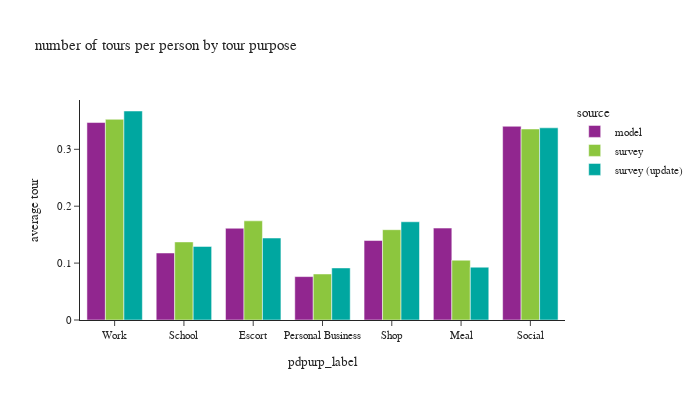

The cell this chart's notebook holds for it:
### Code cell
def plot_segment(df, tour_group_var,person_group_var,title_name):

    # df_plot
    fig = px.bar(df, x=tour_group_var[1], y="average tour", color="source",
                 barmode="group",title=title_name)
    fig.update_layout(height=400, width=700, font=dict(size=11),
                      yaxis=dict(tickformat=".2"))
    fig.show()

df_plot = df_tour.groupby(['source','pdpurp_label'])['toexpfac'].sum().reset_index(). \
    merge(df_person.groupby(['source'])['psexpfac'].sum().reset_index(), how='left', on=['source'])
df_plot['average tour'] = df_plot['toexpfac']/df_plot['psexpfac']
# df_plot
plot_segment(df_plot, tour_group_var=['source','pdpurp_label'],person_group_var=['source'],
             title_name="number of tours per person by tour purpose")

### Figure 1 — Plotly figure (JSON) as saved in the notebook; plotly's stock layout.template omitted (floating-point values rounded to 4 significant figures)
{"data": [{"alignmentgroup": "True", "hovertemplate": "source=model<br>pdpurp_label=%{x}<br>average tour=%{y}<extra></extra>", "legendgroup": "model", "marker": {"color": "#91268F", "pattern": {"shape": ""}}, "name": "model", "offsetgroup": "model", "orientation": "v", "showlegend": true, "textposition": "auto", "type": "bar", "x": ["Work", "School", "Escort", "Personal Business", "Shop", "Meal", "Social"], "xaxis": "x", "y": [0.347, 0.1178, 0.1613, 0.07627, 0.1397, 0.1615, 0.3405], "yaxis": "y"}, {"alignmentgroup": "True", "hovertemplate": "source=survey<br>pdpurp_label=%{x}<br>average tour=%{y}<extra></extra>", "legendgroup": "survey", "marker": {"color": "#8CC63E", "pattern": {"shape": ""}}, "name": "survey", "offsetgroup": "survey", "orientation": "v", "showlegend": true, "textposition": "auto", "type": "bar", "x": ["Work", "School", "Escort", "Personal Business", "Shop", "Meal", "Social"], "xaxis": "x", "y": [0.3527, 0.1372, 0.1743, 0.0809, 0.1587, 0.1051, 0.3357], "yaxis": "y"}, {"alignmentgroup": "True", "hovertemplate": "source=survey (update)<br>pdpurp_label=%{x}<br>average tour=%{y}<extra></extra>", "legendgroup": "survey (update)", "marker": {"color": "#00A7A0", "pattern": {"shape": ""}}, "name": "survey (update)", "offsetgroup": "survey (update)", "orientation": "v", "showlegend": true, "textposition": "auto", "type": "bar", "x": ["Work", "School", "Escort", "Personal Business", "Shop", "Meal", "Social"], "xaxis": "x", "y": [0.3673, 0.1293, 0.1441, 0.09151, 0.1726, 0.09283, 0.3378], "yaxis": "y"}], "layout": {"barmode": "group", "font": {"size": 11}, "height": 400, "legend": {"title": {"text": "source"}, "tracegroupgap": 0}, "title": {"text": "number of tours per person by tour purpose"}, "width": 700, "xaxis": {"anchor": "y", "domain": [0.0, 1.0], "title": {"text": "pdpurp_label"}}, "yaxis": {"anchor": "x", "domain": [0.0, 1.0], "tickformat": ".2", "title": {"text": "average tour"}}}}
